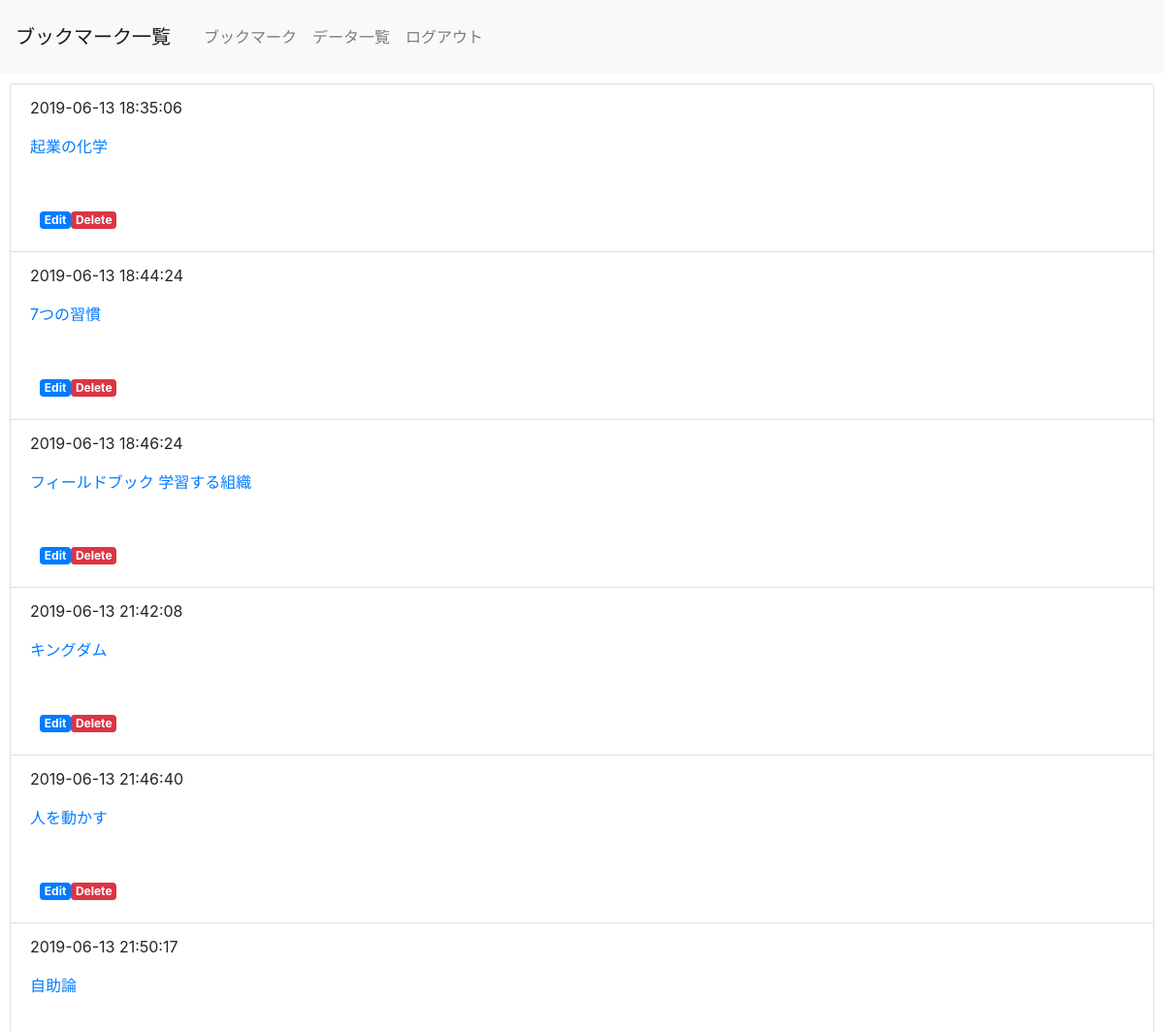
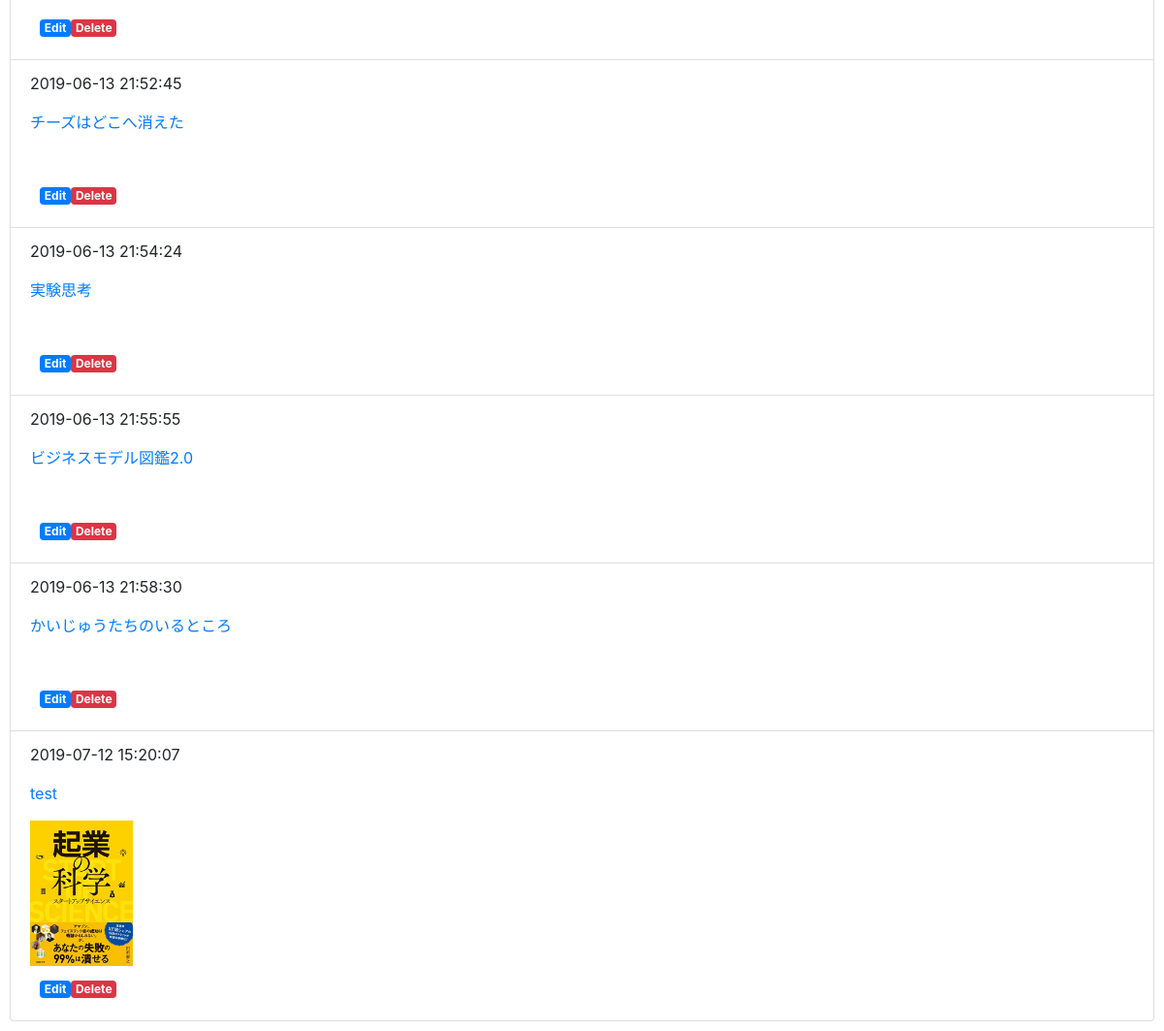
/select.php (signed in), run on the app's committed database (2 pictures, top to bottom).
### tables this page shows
CREATE TABLE IF NOT EXISTS `gs_bm_table` (
`id` int(12) NOT NULL,
  `name` varchar(64) NOT NULL,
  `url` text NOT NULL,
  `comment` text,
  `image` varchar(128) DEFAULT NULL,
  `indate` datetime NOT NULL
);

### select.php (the view, shortened to what this page needs)
<?php
include('functions.php');
$menu = menu();
$pdo = db_conn();
$sql = 'SELECT*FROM gs_bm_table';
$stmt = $pdo->prepare($sql);
$status = $stmt->execute();
$view = '';
if ($status == false) {
    $error = $stmt->errorInfo();
    exit('sqlError:' . $error[2]);
} else {
    while ($result = $stmt->fetch(PDO::FETCH_ASSOC)) {
        $view .= '<li class="list-group-item">';
        $view .=  '<p>' . $result['indate']  . '</p>';
        $view .= '<p>' . '<a href="' . $result['url'] . '">' . $result['name'] . '</a>' . '</p>';
        $view .= '<img src="' . $result['image'] . '" alt="" height="150px">';
        $view .= '<div><a href="detail.php?id=' . $result['id'] . '" class="badge badge-primary">Edit</a>';
        $view .= '<a href="delete.php?id=' . $result['id'] . '" class="badge badge-danger">Delete</a></div>';
        $view .= '</li>';
    }
}
?>
<!DOCTYPE html>
<html lang="ja">
<head>
    <link rel="stylesheet" href="https://stackpath.bootstrapcdn.com/bootstrap/4.2.1/css/bootstrap.min.css">
</head>
<body>
    <header>
        <nav class="navbar navbar-expand-lg navbar-light bg-light">
            <a class="navbar-brand" href="#">ブックマーク一覧</a>
            <div class="collapse navbar-collapse" id="navbarNav">
                <ul class="navbar-nav">
                    <?= $menu ?>
                </ul>
            </div>
        </nav>
    </header>
    <div>
        <ul class="list-group">
            <?= $view ?>
        </ul>
    </div>
</body>
</html>

### select.php (style rules this page uses)
div { padding: 10px; font-size: 16px; }

### data on the page
gs_bm_table: indate "2019-06-13 18:35:06", name "起業の化学"
gs_bm_table: indate "2019-06-13 18:44:24", name "7つの習慣"
gs_bm_table: indate "2019-06-13 18:46:24", name "フィールドブック 学習する組織"
gs_bm_table: indate "2019-06-13 21:42:08", name "キングダム"
gs_bm_table: indate "2019-06-13 21:46:40", name "人を動かす"
gs_bm_table: indate "2019-06-13 21:50:17", name "自助論"
gs_bm_table: indate "2019-06-13 21:52:45", name "チーズはどこへ消えた"
gs_bm_table: indate "2019-06-13 21:54:24", name "実験思考"
gs_bm_table: indate "2019-06-13 21:55:55", name "ビジネスモデル図鑑2.0"
gs_bm_table: indate "2019-06-13 21:58:30", name "かいじゅうたちのいるところ"
gs_bm_table: indate "2019-07-12 15:20:07", name "test", image (picture)
